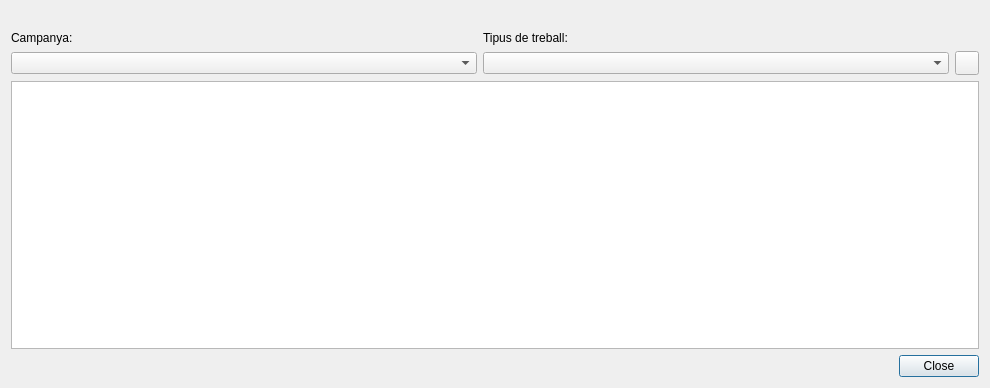
<?xml version="1.0" encoding="UTF-8"?>
<ui version="4.0">
 <class>planning_unit</class>
 <widget class="QDialog" name="planning_unit">
  <property name="geometry">
   <rect>
    <x>0</x>
    <y>0</y>
    <width>990</width>
    <height>388</height>
   </rect>
  </property>
  <property name="windowTitle">
   <string>Planificador d'unitats</string>
  </property>
  <layout class="QGridLayout" name="gridLayout">
   <item row="8" column="0">
    <layout class="QHBoxLayout" name="horizontalLayout">
     <item>
      <spacer name="horizontalSpacer">
       <property name="orientation">
        <enum>Qt::Horizontal</enum>
       </property>
       <property name="sizeHint" stdset="0">
        <size>
         <width>40</width>
         <height>20</height>
        </size>
       </property>
      </spacer>
     </item>
     <item>
      <widget class="QPushButton" name="btn_close">
       <property name="text">
        <string>Close</string>
       </property>
      </widget>
     </item>
    </layout>
   </item>
   <item row="5" column="0">
    <widget class="QTableView" name="tbl_area">
     <property name="sortingEnabled">
      <bool>true</bool>
     </property>
    </widget>
   </item>
   <item row="1" column="0">
    <layout class="QGridLayout" name="gridLayout_2">
     <property name="topMargin">
      <number>0</number>
     </property>
     <property name="bottomMargin">
      <number>0</number>
     </property>
     <item row="1" column="1">
      <widget class="QComboBox" name="cmb_work"/>
     </item>
     <item row="1" column="2">
      <widget class="QPushButton" name="btn_selection">
       <property name="sizePolicy">
        <sizepolicy hsizetype="Fixed" vsizetype="Fixed">
         <horstretch>0</horstretch>
         <verstretch>0</verstretch>
        </sizepolicy>
       </property>
       <property name="minimumSize">
        <size>
         <width>24</width>
         <height>24</height>
        </size>
       </property>
       <property name="maximumSize">
        <size>
         <width>24</width>
         <height>24</height>
        </size>
       </property>
       <property name="text">
        <string/>
       </property>
       <property name="icon">
        <iconset>
         <normaloff>../icons/137.png</normaloff>../icons/137.png</iconset>
       </property>
      </widget>
     </item>
     <item row="1" column="0">
      <widget class="QComboBox" name="cmb_campaign"/>
     </item>
     <item row="0" column="1">
      <widget class="QLabel" name="label_2">
       <property name="text">
        <string>Tipus de treball:</string>
       </property>
      </widget>
     </item>
     <item row="0" column="0">
      <widget class="QLabel" name="label">
       <property name="text">
        <string>Campanya:</string>
       </property>
      </widget>
     </item>
    </layout>
   </item>
   <item row="0" column="0">
    <layout class="QHBoxLayout" name="horizontalLayout_2">
     <item>
      <spacer name="horizontalSpacer_2">
       <property name="orientation">
        <enum>Qt::Horizontal</enum>
       </property>
       <property name="sizeHint" stdset="0">
        <size>
         <width>40</width>
         <height>20</height>
        </size>
       </property>
      </spacer>
     </item>
    </layout>
   </item>
  </layout>
 </widget>
 <resources/>
 <connections/>
</ui>
